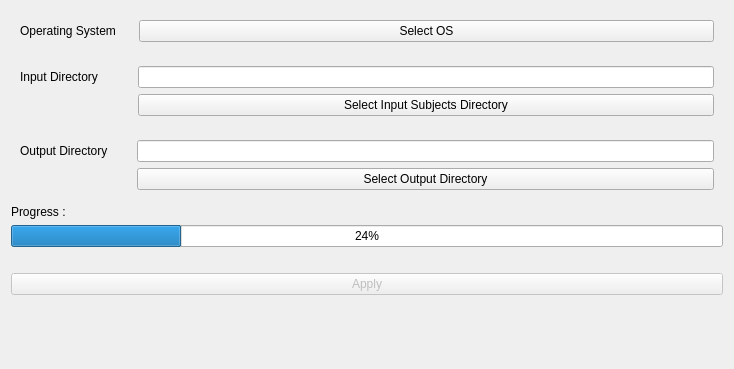
<?xml version="1.0" encoding="UTF-8"?>
<ui version="4.0">
 <class>QC_Model</class>
 <widget class="qMRMLWidget" name="QC_Model">
  <property name="geometry">
   <rect>
    <x>0</x>
    <y>0</y>
    <width>734</width>
    <height>369</height>
   </rect>
  </property>
  <layout class="QVBoxLayout" name="verticalLayout">
   <item>
    <widget class="ctkCollapsibleButton" name="inputsCollapsibleButton_2" native="true">
     <property name="autoFillBackground">
      <bool>false</bool>
     </property>
     <property name="text" stdset="0">
      <string>Requirements</string>
     </property>
     <property name="autoRepeat" stdset="0">
      <bool>false</bool>
     </property>
     <property name="autoExclusive" stdset="0">
      <bool>false</bool>
     </property>
     <property name="collapsed" stdset="0">
      <bool>false</bool>
     </property>
     <property name="flat" stdset="0">
      <bool>false</bool>
     </property>
     <layout class="QFormLayout" name="formLayout_5">
      <item row="0" column="1">
       <widget class="ctkMenuButton" name="browseOSButton">
        <property name="text">
         <string>Select OS</string>
        </property>
       </widget>
      </item>
      <item row="0" column="0">
       <widget class="QLabel" name="label_7">
        <property name="text">
         <string>Operating System     </string>
        </property>
       </widget>
      </item>
     </layout>
    </widget>
   </item>
   <item>
    <widget class="ctkCollapsibleButton" name="inputsCollapsibleButton" native="true">
     <property name="text" stdset="0">
      <string>Inputs</string>
     </property>
     <layout class="QFormLayout" name="formLayout_2">
      <item row="1" column="0">
       <widget class="QLabel" name="label">
        <property name="text">
         <string>Input Directory          </string>
        </property>
       </widget>
      </item>
      <item row="1" column="1">
       <widget class="QLineEdit" name="dirLineEdit"/>
      </item>
      <item row="2" column="1">
       <widget class="QPushButton" name="browseDirButton">
        <property name="text">
         <string>Select Input Subjects Directory</string>
        </property>
       </widget>
      </item>
     </layout>
    </widget>
   </item>
   <item>
    <widget class="ctkCollapsibleButton" name="outputsCollapsibleButton" native="true">
     <property name="text" stdset="0">
      <string>Outputs</string>
     </property>
     <layout class="QFormLayout" name="formLayout_4">
      <item row="0" column="0">
       <widget class="QLabel" name="label_2">
        <property name="text">
         <string>Output Directory       </string>
        </property>
       </widget>
      </item>
      <item row="0" column="1">
       <widget class="QLineEdit" name="outLineEdit"/>
      </item>
      <item row="1" column="1">
       <widget class="QPushButton" name="browseOutButton">
        <property name="text">
         <string>Select Output Directory</string>
        </property>
       </widget>
      </item>
     </layout>
    </widget>
   </item>
   <item>
    <widget class="QLabel" name="labelBar">
     <property name="text">
      <string>Progress : </string>
     </property>
    </widget>
   </item>
   <item>
    <widget class="QProgressBar" name="progressBar">
     <property name="value">
      <number>24</number>
     </property>
    </widget>
   </item>
   <item>
    <widget class="QLabel" name="label_time">
     <property name="text">
      <string/>
     </property>
    </widget>
   </item>
   <item>
    <widget class="QPushButton" name="applyButton">
     <property name="enabled">
      <bool>false</bool>
     </property>
     <property name="toolTip">
      <string>Run the algorithm.</string>
     </property>
     <property name="text">
      <string>Apply</string>
     </property>
    </widget>
   </item>
   <item>
    <spacer name="verticalSpacer">
     <property name="orientation">
      <enum>Qt::Vertical</enum>
     </property>
     <property name="sizeHint" stdset="0">
      <size>
       <width>20</width>
       <height>40</height>
      </size>
     </property>
    </spacer>
   </item>
  </layout>
 </widget>
 <customwidgets>
  <customwidget>
   <class>ctkCollapsibleButton</class>
   <extends>QWidget</extends>
   <header>ctkCollapsibleButton.h</header>
   <container>1</container>
  </customwidget>
  <customwidget>
   <class>ctkMenuButton</class>
   <extends>QPushButton</extends>
   <header>ctkMenuButton.h</header>
  </customwidget>
  <customwidget>
   <class>qMRMLWidget</class>
   <extends>QWidget</extends>
   <header>qMRMLWidget.h</header>
   <container>1</container>
  </customwidget>
 </customwidgets>
 <resources/>
 <connections/>
</ui>
